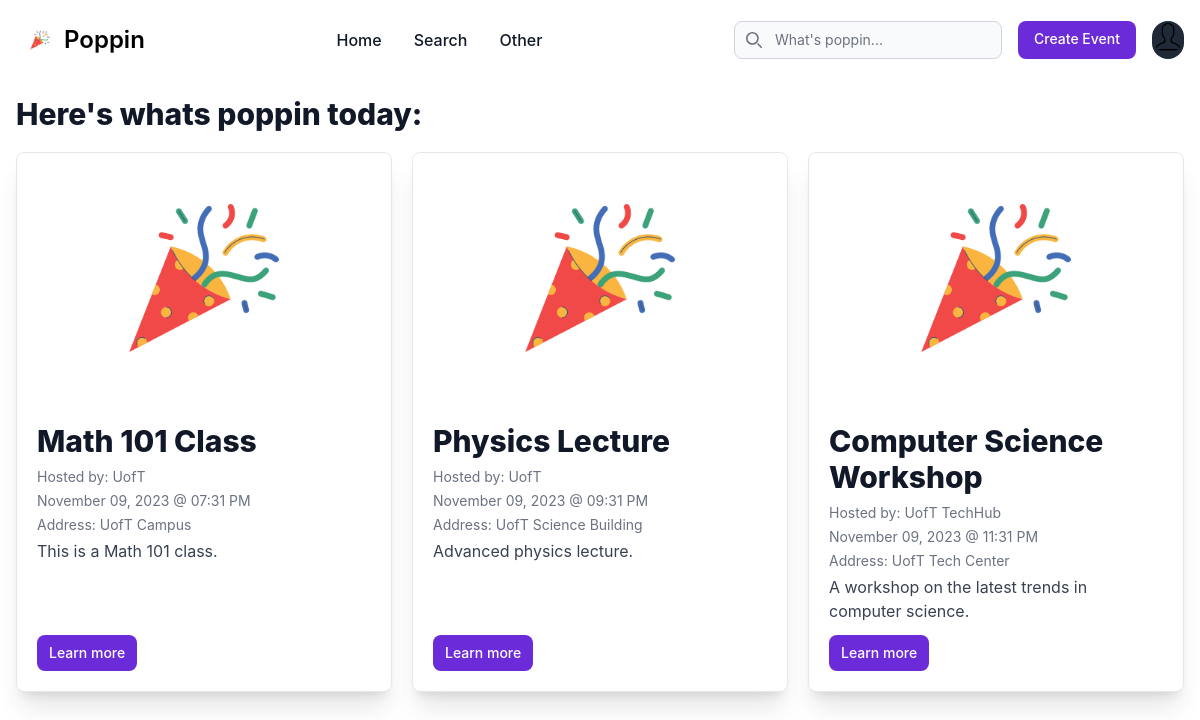
Screenshot of / (signed in) with the database file from the repository.
### app.py (models this page shows)
class Event(db.Model):
    id = db.Column(db.Integer, primary_key=True)
    event_name = db.Column(db.String(80), unique=True, nullable=False)
    event_organization = db.Column(db.String(80), nullable=False)
    created_by = db.Column(db.Integer, db.ForeignKey('user.id'), nullable=True)
    date = db.Column(db.Date, nullable=False)
    start_time = db.Column(db.Time, nullable=False)
    end_time = db.Column(db.Time, nullable=False)
    location = db.Column(db.String(120), nullable=False)
    room = db.Column(db.String(50), nullable=False)
    allow_comments = db.Column(db.Boolean, nullable=False)
    capacity = db.Column(db.Integer, nullable=False)
    event_information = db.Column(db.Text, nullable=False)
    tags = db.Column(db.String, nullable=True) # Retrive by using json.loads(tags) to put it back into list form
    cover_photo = db.Column(db.LargeBinary, nullable=True)
    comments = db.relationship("Comment", backref="event", passive_deletes=True)
    likes = db.relationship("Like", backref="event", passive_deletes=True)
    rsvps = db.relationship("Rsvp", backref="event", passive_deletes=True)

### app.py (the view)
@app.route('/')
@login_required
def index():
    events = Event.query.all()
    return render_template('index.html', events = events)

### app.py (called while the page is built)
@login_manager.user_loader
def load_user(user_id):
    return db.session.get(User, int(user_id))

### project/templates/index.html (shortened to what this page needs)
{% extends "base-white.html" %}
{% block content %}
<div class="max-w-screen-xl flex flex-wrap items-center justify-between mx-auto p-4">
    <p class="mb-2 text-3xl font-extrabold text-gray-900 mb-5 lg:text-4xl dark:text-white">Here's whats poppin today:</p>
    <div class="w-full">
        {% if current_user.is_authenticated %}
            <div class="grid grid-col-3" id="event-cards">
                {% for event in events %}
                <div class="bg-white border border-gray-200 rounded-lg shadow bg-gray-800 dark:border-gray-700 shadow-xl" style="display: flex; flex-direction: column; height: 100%;">
                    {% if event.cover_photo %}
                        <img class="responsive-tile-img rounded-t-lg" alt="Event Image {{ event.id }}" />
                    {% else %}
                        <img class="responsive-tile-img rounded-t-lg" src="{{ url_for('static', filename='images/pop.png') }}" alt="Default Event Image" />
                    {% endif %}
                    <div class="p-5 flex-grow flex flex-col relative">
                        <div class="flex-grow">
                            <a href="#">
                                <h1 class="mb-2 text-3xl font-extrabold text-gray-900 mb-2 lg:text-4xl dark:text-white">{{ event.event_name }}</h1>
                            </a>
                            <p class="mb-1 font-normal text-sm text-gray-500 dark:text-gray-300">Hosted by: {{ event.event_organization }}</p>
                            <p class="mb-1 font-normal text-sm text-gray-500 dark:text-gray-300">{{ event.date.strftime('%B %d, %Y') }} @ {{ event.start_time.strftime('%I:%M %p') }}</p>
                            <p class="mb-1 font-normal text-sm text-gray-500 dark:text-gray-300">Address: {{ event.location }}</p>
                            <p class="mb-3 font-normal text-gray-700 dark:text-gray-400">
                                {% if event.event_information.split()|length > 30 %}
                                    {{event.event_information.split()[:30]|join(' ') }}...
                                {% else %}
                                    {{ event.event_information }}
                                {% endif %}
                            </p>
                        </div>
                        <a href="{{ url_for('event_details', event_id=event.id) }}" class="self-start inline-flex items-center px-3 py-2 text-sm font-medium text-center text-white bg-purple-700 rounded-lg hover:bg-purple-800 focus:ring-4 focus:outline-none focus:ring-purple-300 dark:bg-purple-600 dark:hover:bg-purple-700 dark:focus:ring-purple-800">
                            Learn more
                        </a>
                    </div>
                </div>
                {% endfor %}
            </div>
        {% endif %}
    </div>
</div>
{% endblock %}

### project/templates/base-white.html (shortened to what this page needs)
<!DOCTYPE html>
<html>
<head>
  {% block head %}
  <link rel="stylesheet" href="../static/styles.css">
  <link href="https://cdn.jsdelivr.net/npm/tailwindcss@2.2.19/dist/tailwind.min.css" rel="stylesheet">
  <link href="https://cdnjs.cloudflare.com/ajax/libs/flowbite/2.0.0/flowbite.min.css" rel="stylesheet" />
  <link rel="stylesheet" href="https://cdnjs.cloudflare.com/ajax/libs/font-awesome/6.4.2/css/all.min.css"
 />
  <link rel="stylesheet" href="https://cdn.jsdelivr.net/npm/@yaireo/tagify/dist/tagify.css">
  <link rel="stylesheet" href="https://cdn.jsdelivr.net/npm/flatpickr/dist/flatpickr.min.css">
  {% endblock head %}
</head>
<body>
  {% block body %}
  <nav class="bg-white border-gray-200 dark:bg-gray-900">
    <div class="max-w-screen-xl flex flex-wrap items-center justify-between mx-auto p-4">
      <a href="{{ url_for('index') }}" class="flex items-center">
        <img src="../static/images/pop.png" class="h-12" alt="Poppin Logo" />
        <span class="self-center text-2xl font-semibold whitespace-nowrap dark:text-white">Poppin</span>
      </a>
      <div class="flex md:order-2">
        <div class="relative hidden mr-4 md:block">
          <div class="absolute inset-y-0 left-0 flex items-center pl-3 pointer-events-none">
          </div>
        <div class="search-container">
          <input type="text" id="search_query" onkeydown="return performSearch(event)" autocomplete="off"
            class="block w-full p-2 pl-10 text-sm text-gray-900 border border-gray-300 rounded-lg bg-gray-50 focus:ring-purple-500 focus:border-purple-500 dark:bg-gray-700 dark:border-gray-600 dark:placeholder-gray-400 dark:text-white dark:focus:ring-purple-500 dark:focus:border-purple-500"
            placeholder="What's poppin...">
          </div>
        </div>
        <a href="{{ url_for('create_event') }}" class="text-white bg-purple-700 hover:bg-purple-800 font-medium rounded-lg text-sm px-4 py-2 text-center md:mr-0 dark:bg-purple-600 dark:hover:bg-purple-700 dark:focus:ring-purple-800">Create Event</a>
        <button type="button" class="flex ml-4 mr-3 text-sm bg-gray-800 rounded-full md:mr-0 focus:ring-4 focus:ring-gray-300 dark:focus:ring-gray-600" id="user-menu-button" aria-expanded="false"
          data-dropdown-toggle="user-dropdown" data-dropdown-placement="bottom">
          <img class="w-8 h-8 rounded-full" src="../static/images/profile.png" alt="user photo">
        </button>
      </div>
      <div class="items-center justify-between hidden w-full md:flex md:w-auto md:order-1" id="navbar-search">
        <ul
          class="flex flex-col p-4 md:p-0 mt-4 font-medium border border-gray-100 rounded-lg bg-gray-50 md:flex-row md:space-x-8 md:mt-0 md:border-0 md:bg-white dark:bg-gray-800 md:dark:bg-gray-900 dark:border-gray-700">
          <li>
            <a href="{{ url_for('index') }}" class="block py-2 pl-3 pr-4 text-gray-900 bg-purple-700 hover:text-purple-700 rounded md:bg-transparent md:text-purple-700 md:p-0 md:dark:text-purple-500" aria-current="page">Home</a>
          </li>
          <li>
            <a href="{{ url_for('search') }}"
              class="block py-2 pl-3 pr-4 text-gray-900 rounded hover:bg-gray-100 md:hover:bg-transparent md:hover:text-blue-700 md:p-0 md:dark:hover:text-blue-500 dark:text-white dark:hover:bg-gray-700 dark:hover:text-white md:dark:hover:bg-transparent dark:border-gray-700">Search</a>
          </li>
          <li>
            <a href="#"
              class="block py-2 pl-3 pr-4 text-gray-900 rounded hover:bg-gray-100 md:hover:bg-transparent md:hover:text-purple-700 md:p-0 dark:text-white md:dark:hover:text-purple-500 dark:hover:bg-gray-700 dark:hover:text-white md:dark:hover:bg-transparent dark:border-gray-700">Other</a>
          </li>
        </ul>
      </div>
    </div>
  </nav>
  {% block content %}{% endblock content %}
  {% endblock body %}
</body>
</html>

### project/static/styles.css (style rules this page uses)
.responsive-tile-img { width: 100%; height: 250px; object-fit: cover; object-position: center; }
.grid { display: grid; grid-template-columns: repeat(3, 1fr); gap: 20px; }

### rows the page displays
Event: event_name "Math 101 Class", event_organization "UofT", date "November 09, 2023", start_time "07:31 PM", location "UofT Campus", event_information "This is a Math 101 class."
Event: event_name "Physics Lecture", event_organization "UofT", date "November 09, 2023", start_time "09:31 PM", location "UofT Science Building", event_information "Advanced physics lecture."
Event: event_name "Computer Science Workshop", event_organization "UofT TechHub", date "November 09, 2023", start_time "11:31 PM", location "UofT Tech Center", event_information "A workshop on the latest trends in computer science."
